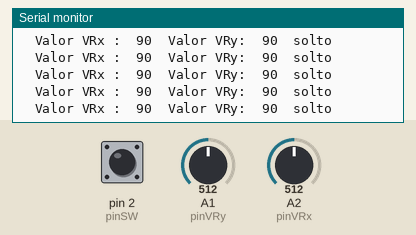
Simulated run of this sketch. Board: Arduino Uno, built with avr-gcc and run on an emulated ATmega328P. Shown: the last lines printed to the serial monitor. Inputs (shaded band) come from the test bench; at power-on: A1 (pinVRy) = 512, A2 (pinVRx) = 512, pin 2 (pinSW) HIGH.

Above: at 1.2 s.
1.3 s: A1 (pinVRy) set to 555
At 1.42 s:
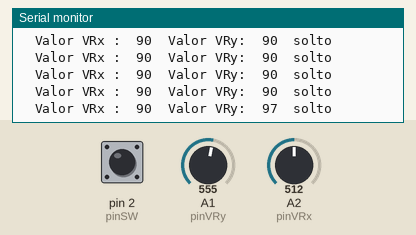
4.3 s: A1 (pinVRy) set to 581
At 4.3 s:
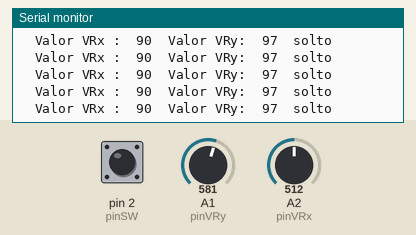
7.3 s: A2 (pinVRx) set to 557
At 7.3 s:
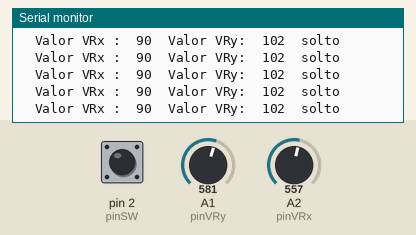
10.3 s: A2 (pinVRx) set to 585
At 10.34 s:
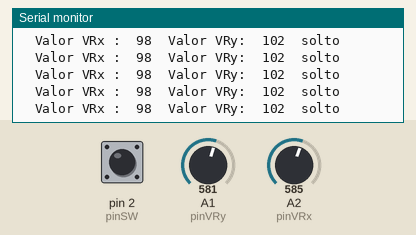
Timing chart, 0 to 13.3 s (numbered marks = the images above; inputs shaded):
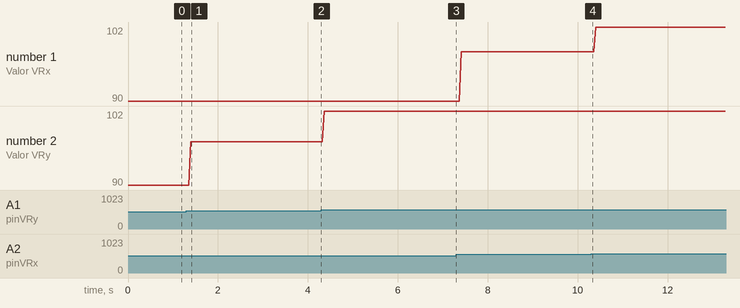

Measured:
- after the input at 1.3 s, the serial monitor: prints a new line after 0.10 s (image 1)
- plotted number 1: 90 → 98 after the input at 7.3 s
- plotted number 2: 90 → 97 after the input at 1.3 s, 97 → 102 after the input at 4.3 s

The sketch:

joy.ino
```cpp
#define pinVRx A2
#define pinVRy A1
#define pinSW 2


void setup()
{
    pinMode(pinVRx, INPUT);
    pinMode(pinVRy, INPUT);
    pinMode(pinSW, INPUT);

  Serial.begin(9600);
}

void loop()
{

 int valorVRx = analogRead(pinVRx);
 int valorVRy = analogRead(pinVRy);
 bool statusSW = digitalRead(pinSW);

 Serial.print("  Valor VRx :  ");
 Serial.print(map(valorVRx, 0,1023, 0,180));
 Serial.print("  Valor VRy:  ");
 Serial.print(map(valorVRy, 0,1023, 0,180));

if(!statusSW) {
  Serial.println("  apertou");
} else{
  Serial.println("  solto");
}

}
```
